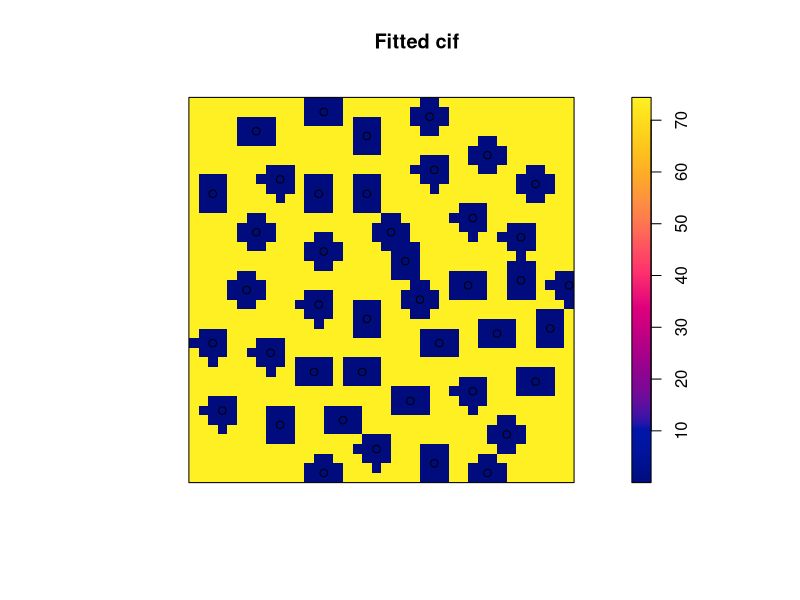

This chart was generated by the following R code:
library(spatstat)


### Name: plot.ppm
### Title: plot a Fitted Point Process Model
### Aliases: plot.ppm
### Keywords: spatial hplot models

### ** Examples

 m <- ppm(cells ~1, Strauss(0.05))
 pm <- plot(m) # The object ``pm'' will be plotted as well as saved
               # for future plotting.
 pm
